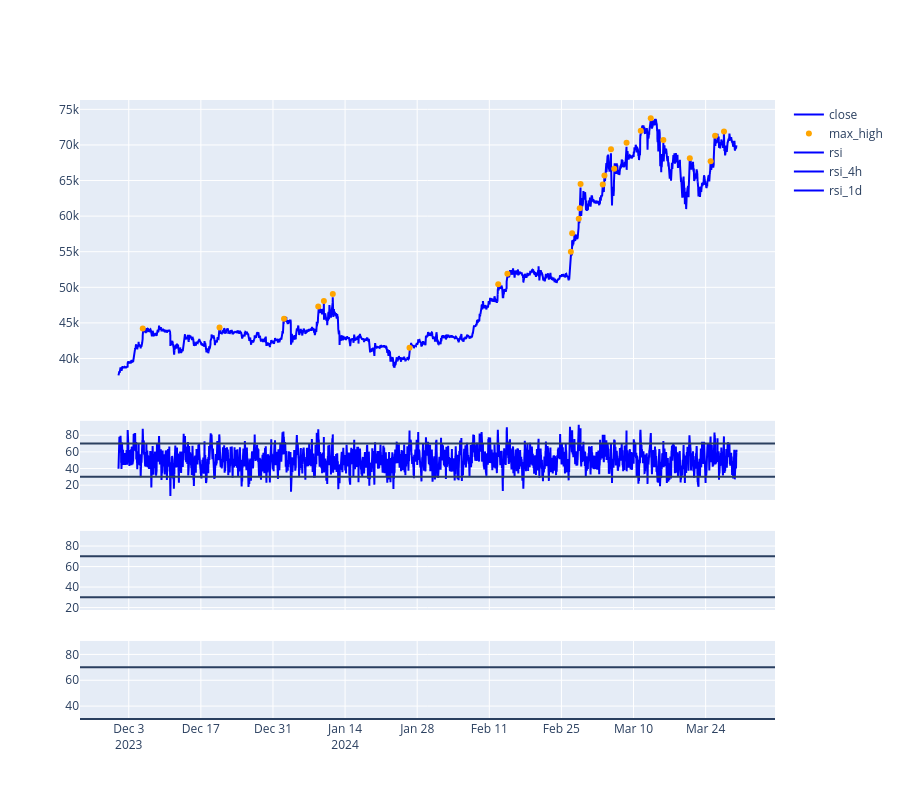

Notebook source saved alongside this figure:
### Code cell
plot(
    data_red,
    trades_red,
    p1=[
        ('close','lines','blue'),
        ('max_high','markers','orange'),
        # ('max_high_1h','markers','yellow'),
        # ('max_high_4h','markers','red'),
        # ('max_high_1d','markers','purple')
    ], 
    p2=[
        (f'rsi','lines','blue'),
    ],
    p3=[
        (f'rsi_4h','lines','blue'),
    ],
    p4=[
        (f'rsi_1d','lines','blue'),
    ]
)

### Figure 1 — Plotly figure (JSON) as saved in the notebook; plotly's stock layout.template omitted (floating-point values rounded to 4 significant figures; data arrays with more than 128 entries replaced by an {"elided": "..."} marker saying what was removed)
{"data": [{"line": {"color": "blue"}, "mode": "lines", "name": "close", "type": "scatter", "x": {"elided": "11519 str values"}, "xaxis": "x", "y": {"elided": "11519 float values"}, "yaxis": "y"}, {"line": {"color": "orange"}, "mode": "markers", "name": "max_high", "type": "scatter", "x": {"elided": "11519 str values"}, "xaxis": "x", "y": {"elided": "11519 float values"}, "yaxis": "y"}, {"line": {"color": "blue"}, "mode": "lines", "name": "rsi", "type": "scatter", "x": {"elided": "11519 str values"}, "xaxis": "x2", "y": {"elided": "11519 float values"}, "yaxis": "y2"}, {"line": {"color": "blue"}, "mode": "lines", "name": "rsi_4h", "type": "scatter", "x": {"elided": "11519 str values"}, "xaxis": "x3", "y": {"elided": "11519 float values"}, "yaxis": "y3"}, {"line": {"color": "blue"}, "mode": "lines", "name": "rsi_1d", "type": "scatter", "x": {"elided": "11519 str values"}, "xaxis": "x4", "y": {"elided": "11519 float values"}, "yaxis": "y4"}], "layout": {"height": 800, "shapes": [{"type": "line", "x0": 0, "x1": 1, "xref": "x2 domain", "y0": 70, "y1": 70, "yref": "y2"}, {"type": "line", "x0": 0, "x1": 1, "xref": "x2 domain", "y0": 30, "y1": 30, "yref": "y2"}, {"type": "line", "x0": 0, "x1": 1, "xref": "x3 domain", "y0": 70, "y1": 70, "yref": "y3"}, {"type": "line", "x0": 0, "x1": 1, "xref": "x3 domain", "y0": 30, "y1": 30, "yref": "y3"}, {"type": "line", "x0": 0, "x1": 1, "xref": "x4 domain", "y0": 70, "y1": 70, "yref": "y4"}, {"type": "line", "x0": 0, "x1": 1, "xref": "x4 domain", "y0": 30, "y1": 30, "yref": "y4"}], "showlegend": true, "xaxis": {"anchor": "y", "domain": [0, 1], "matches": "x4", "rangeslider": {"visible": false}, "showticklabels": false}, "xaxis2": {"anchor": "y2", "domain": [0, 1], "matches": "x4", "showticklabels": false}, "xaxis3": {"anchor": "y3", "domain": [0, 1], "matches": "x4", "showticklabels": false}, "xaxis4": {"anchor": "y4", "domain": [0, 1]}, "yaxis": {"anchor": "x", "domain": [0.5325, 1]}, "yaxis2": {"anchor": "x2", "domain": [0.355, 0.4825]}, "yaxis3": {"anchor": "x3", "domain": [0.1775, 0.305]}, "yaxis4": {"anchor": "x4", "domain": [0, 0.1275]}}}
